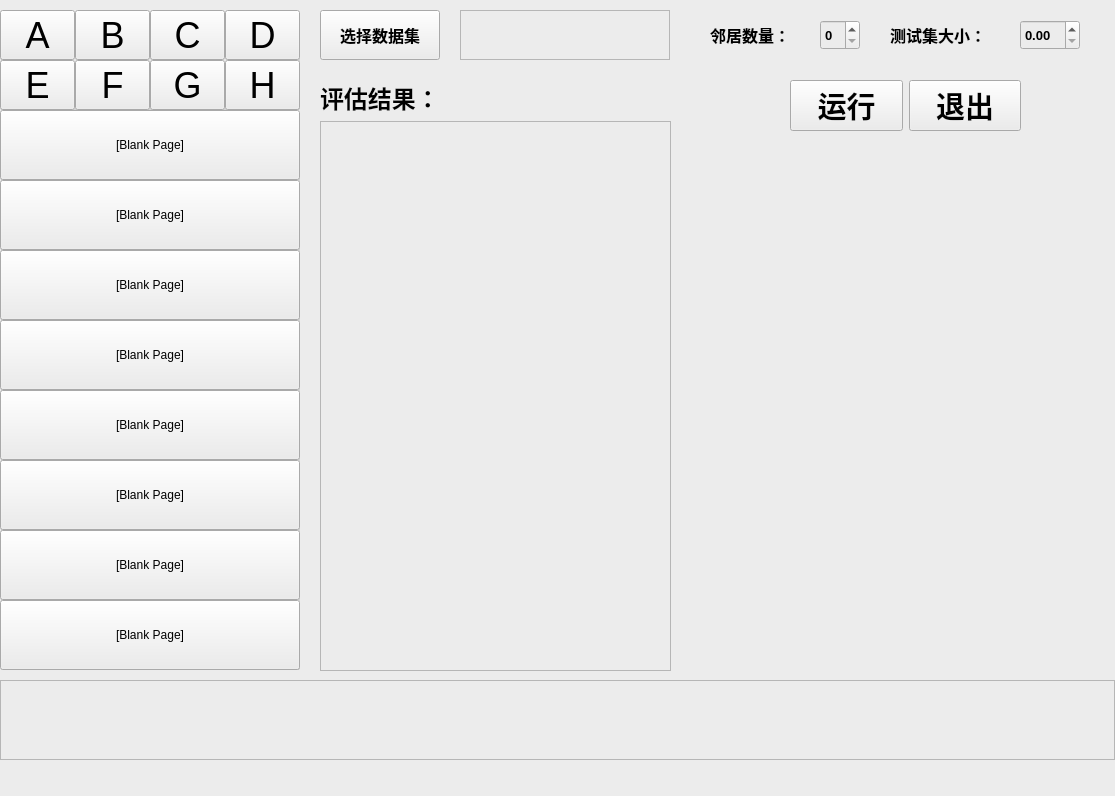
<?xml version="1.0" encoding="UTF-8"?>
<ui version="4.0">
 <class>MainWindow</class>
 <widget class="QMainWindow" name="MainWindow">
  <property name="geometry">
   <rect>
    <x>0</x>
    <y>0</y>
    <width>1115</width>
    <height>796</height>
   </rect>
  </property>
  <property name="sizePolicy">
   <sizepolicy hsizetype="Minimum" vsizetype="Fixed">
    <horstretch>0</horstretch>
    <verstretch>0</verstretch>
   </sizepolicy>
  </property>
  <property name="windowTitle">
   <string>KNN_分类</string>
  </property>
  <property name="styleSheet">
   <string notr="true">background-color: rgb(236, 236, 236);</string>
  </property>
  <widget class="QWidget" name="centralwidget">
   <widget class="QLabel" name="lbl_img">
    <property name="geometry">
     <rect>
      <x>680</x>
      <y>170</y>
      <width>420</width>
      <height>500</height>
     </rect>
    </property>
    <property name="mouseTracking">
     <bool>true</bool>
    </property>
    <property name="styleSheet">
     <string notr="true">border-color: rgb(211, 211, 211);</string>
    </property>
    <property name="text">
     <string/>
    </property>
    <property name="scaledContents">
     <bool>true</bool>
    </property>
   </widget>
   <widget class="QGroupBox" name="group_9_to_16">
    <property name="geometry">
     <rect>
      <x>0</x>
      <y>110</y>
      <width>300</width>
      <height>560</height>
     </rect>
    </property>
    <widget class="QPushButton" name="pushButton_16">
     <property name="geometry">
      <rect>
       <x>0</x>
       <y>490</y>
       <width>300</width>
       <height>70</height>
      </rect>
     </property>
     <property name="maximumSize">
      <size>
       <width>400</width>
       <height>100</height>
      </size>
     </property>
     <property name="font">
      <font>
       <family>Arial</family>
       <pointsize>9</pointsize>
      </font>
     </property>
     <property name="mouseTracking">
      <bool>false</bool>
     </property>
     <property name="styleSheet">
      <string notr="true">border-color: rgb(198, 198, 198);</string>
     </property>
     <property name="inputMethodHints">
      <set>Qt::ImhNone</set>
     </property>
     <property name="text">
      <string>[Blank Page]</string>
     </property>
     <property name="iconSize">
      <size>
       <width>20</width>
       <height>20</height>
      </size>
     </property>
     <property name="autoExclusive">
      <bool>false</bool>
     </property>
     <property name="autoRepeatDelay">
      <number>300</number>
     </property>
    </widget>
    <widget class="QPushButton" name="pushButton_15">
     <property name="geometry">
      <rect>
       <x>0</x>
       <y>420</y>
       <width>300</width>
       <height>70</height>
      </rect>
     </property>
     <property name="maximumSize">
      <size>
       <width>400</width>
       <height>100</height>
      </size>
     </property>
     <property name="font">
      <font>
       <family>Arial</family>
       <pointsize>9</pointsize>
      </font>
     </property>
     <property name="mouseTracking">
      <bool>false</bool>
     </property>
     <property name="styleSheet">
      <string notr="true">border-color: rgb(198, 198, 198);</string>
     </property>
     <property name="inputMethodHints">
      <set>Qt::ImhNone</set>
     </property>
     <property name="text">
      <string>[Blank Page]</string>
     </property>
     <property name="iconSize">
      <size>
       <width>20</width>
       <height>20</height>
      </size>
     </property>
     <property name="autoExclusive">
      <bool>false</bool>
     </property>
     <property name="autoRepeatDelay">
      <number>300</number>
     </property>
    </widget>
    <widget class="QPushButton" name="pushButton_14">
     <property name="geometry">
      <rect>
       <x>0</x>
       <y>350</y>
       <width>300</width>
       <height>70</height>
      </rect>
     </property>
     <property name="maximumSize">
      <size>
       <width>400</width>
       <height>100</height>
      </size>
     </property>
     <property name="font">
      <font>
       <family>Arial</family>
       <pointsize>9</pointsize>
      </font>
     </property>
     <property name="mouseTracking">
      <bool>false</bool>
     </property>
     <property name="styleSheet">
      <string notr="true">border-color: rgb(198, 198, 198);</string>
     </property>
     <property name="inputMethodHints">
      <set>Qt::ImhNone</set>
     </property>
     <property name="text">
      <string>[Blank Page]</string>
     </property>
     <property name="iconSize">
      <size>
       <width>20</width>
       <height>20</height>
      </size>
     </property>
     <property name="autoExclusive">
      <bool>false</bool>
     </property>
     <property name="autoRepeatDelay">
      <number>300</number>
     </property>
    </widget>
    <widget class="QPushButton" name="pushButton_11">
     <property name="geometry">
      <rect>
       <x>0</x>
       <y>140</y>
       <width>300</width>
       <height>70</height>
      </rect>
     </property>
     <property name="maximumSize">
      <size>
       <width>400</width>
       <height>100</height>
      </size>
     </property>
     <property name="font">
      <font>
       <family>Arial</family>
       <pointsize>9</pointsize>
      </font>
     </property>
     <property name="mouseTracking">
      <bool>false</bool>
     </property>
     <property name="styleSheet">
      <string notr="true">border-color: rgb(198, 198, 198);</string>
     </property>
     <property name="inputMethodHints">
      <set>Qt::ImhNone</set>
     </property>
     <property name="text">
      <string>[Blank Page]</string>
     </property>
     <property name="iconSize">
      <size>
       <width>20</width>
       <height>20</height>
      </size>
     </property>
     <property name="autoExclusive">
      <bool>false</bool>
     </property>
     <property name="autoRepeatDelay">
      <number>300</number>
     </property>
    </widget>
    <widget class="QPushButton" name="pushButton_13">
     <property name="geometry">
      <rect>
       <x>0</x>
       <y>280</y>
       <width>300</width>
       <height>70</height>
      </rect>
     </property>
     <property name="maximumSize">
      <size>
       <width>400</width>
       <height>100</height>
      </size>
     </property>
     <property name="font">
      <font>
       <family>Arial</family>
       <pointsize>9</pointsize>
      </font>
     </property>
     <property name="mouseTracking">
      <bool>false</bool>
     </property>
     <property name="styleSheet">
      <string notr="true">border-color: rgb(198, 198, 198);</string>
     </property>
     <property name="inputMethodHints">
      <set>Qt::ImhNone</set>
     </property>
     <property name="text">
      <string>[Blank Page]</string>
     </property>
     <property name="iconSize">
      <size>
       <width>20</width>
       <height>20</height>
      </size>
     </property>
     <property name="autoExclusive">
      <bool>false</bool>
     </property>
     <property name="autoRepeatDelay">
      <number>300</number>
     </property>
    </widget>
    <widget class="QPushButton" name="pushButton_10">
     <property name="geometry">
      <rect>
       <x>0</x>
       <y>70</y>
       <width>300</width>
       <height>70</height>
      </rect>
     </property>
     <property name="maximumSize">
      <size>
       <width>400</width>
       <height>100</height>
      </size>
     </property>
     <property name="font">
      <font>
       <family>Arial</family>
       <pointsize>9</pointsize>
      </font>
     </property>
     <property name="mouseTracking">
      <bool>false</bool>
     </property>
     <property name="styleSheet">
      <string notr="true">border-color: rgb(198, 198, 198);</string>
     </property>
     <property name="inputMethodHints">
      <set>Qt::ImhNone</set>
     </property>
     <property name="text">
      <string>[Blank Page]</string>
     </property>
     <property name="iconSize">
      <size>
       <width>20</width>
       <height>20</height>
      </size>
     </property>
     <property name="autoExclusive">
      <bool>false</bool>
     </property>
     <property name="autoRepeatDelay">
      <number>300</number>
     </property>
    </widget>
    <widget class="QPushButton" name="pushButton_9">
     <property name="geometry">
      <rect>
       <x>0</x>
       <y>0</y>
       <width>300</width>
       <height>70</height>
      </rect>
     </property>
     <property name="maximumSize">
      <size>
       <width>400</width>
       <height>100</height>
      </size>
     </property>
     <property name="font">
      <font>
       <family>Arial</family>
       <pointsize>9</pointsize>
      </font>
     </property>
     <property name="mouseTracking">
      <bool>false</bool>
     </property>
     <property name="styleSheet">
      <string notr="true">border-color: rgb(198, 198, 198);</string>
     </property>
     <property name="inputMethodHints">
      <set>Qt::ImhNone</set>
     </property>
     <property name="text">
      <string>[Blank Page]</string>
     </property>
     <property name="iconSize">
      <size>
       <width>20</width>
       <height>20</height>
      </size>
     </property>
     <property name="autoExclusive">
      <bool>false</bool>
     </property>
     <property name="autoRepeatDelay">
      <number>300</number>
     </property>
    </widget>
    <widget class="QPushButton" name="pushButton_12">
     <property name="geometry">
      <rect>
       <x>0</x>
       <y>210</y>
       <width>300</width>
       <height>70</height>
      </rect>
     </property>
     <property name="maximumSize">
      <size>
       <width>400</width>
       <height>100</height>
      </size>
     </property>
     <property name="font">
      <font>
       <family>Arial</family>
       <pointsize>9</pointsize>
      </font>
     </property>
     <property name="mouseTracking">
      <bool>false</bool>
     </property>
     <property name="styleSheet">
      <string notr="true">border-color: rgb(198, 198, 198);</string>
     </property>
     <property name="inputMethodHints">
      <set>Qt::ImhNone</set>
     </property>
     <property name="text">
      <string>[Blank Page]</string>
     </property>
     <property name="iconSize">
      <size>
       <width>20</width>
       <height>20</height>
      </size>
     </property>
     <property name="autoExclusive">
      <bool>false</bool>
     </property>
     <property name="autoRepeatDelay">
      <number>300</number>
     </property>
    </widget>
   </widget>
   <widget class="QWidget" name="layoutWidget">
    <property name="geometry">
     <rect>
      <x>320</x>
      <y>80</y>
      <width>351</width>
      <height>591</height>
     </rect>
    </property>
    <layout class="QVBoxLayout" name="verticalLayout">
     <item>
      <widget class="QLabel" name="label_4">
       <property name="styleSheet">
        <string notr="true">border-bottom-color: rgb(211, 211, 211);</string>
       </property>
       <property name="text">
        <string>&lt;html&gt;&lt;head/&gt;&lt;body&gt;&lt;p&gt;&lt;span style=&quot; font-size:18pt; font-weight:600;&quot;&gt;评估结果：&lt;/span&gt;&lt;/p&gt;&lt;/body&gt;&lt;/html&gt;</string>
       </property>
      </widget>
     </item>
     <item>
      <widget class="QTextBrowser" name="textBrowser">
       <property name="styleSheet">
        <string notr="true">border-color: rgb(211, 211, 211);</string>
       </property>
      </widget>
     </item>
    </layout>
   </widget>
   <widget class="QWidget" name="layoutWidget">
    <property name="geometry">
     <rect>
      <x>790</x>
      <y>70</y>
      <width>231</width>
      <height>71</height>
     </rect>
    </property>
    <layout class="QHBoxLayout" name="horizontalLayout_2">
     <item>
      <widget class="QPushButton" name="btn_train">
       <property name="font">
        <font>
         <pointsize>22</pointsize>
         <weight>75</weight>
         <bold>true</bold>
        </font>
       </property>
       <property name="text">
        <string>运行</string>
       </property>
      </widget>
     </item>
     <item>
      <widget class="QPushButton" name="btn_exit">
       <property name="font">
        <font>
         <pointsize>22</pointsize>
         <weight>75</weight>
         <bold>true</bold>
        </font>
       </property>
       <property name="text">
        <string>退出</string>
       </property>
      </widget>
     </item>
    </layout>
   </widget>
   <widget class="QGroupBox" name="group_A_to_H">
    <property name="geometry">
     <rect>
      <x>0</x>
      <y>10</y>
      <width>300</width>
      <height>100</height>
     </rect>
    </property>
    <property name="sizePolicy">
     <sizepolicy hsizetype="Preferred" vsizetype="Preferred">
      <horstretch>0</horstretch>
      <verstretch>0</verstretch>
     </sizepolicy>
    </property>
    <property name="styleSheet">
     <string notr="true">selection-background-color: rgb(255, 255, 0);</string>
    </property>
    <widget class="QPushButton" name="pushButton_A">
     <property name="geometry">
      <rect>
       <x>0</x>
       <y>0</y>
       <width>75</width>
       <height>50</height>
      </rect>
     </property>
     <property name="maximumSize">
      <size>
       <width>16777215</width>
       <height>16777215</height>
      </size>
     </property>
     <property name="font">
      <font>
       <pointsize>27</pointsize>
      </font>
     </property>
     <property name="text">
      <string>A</string>
     </property>
     <property name="checkable">
      <bool>false</bool>
     </property>
     <property name="autoRepeat">
      <bool>false</bool>
     </property>
     <property name="autoExclusive">
      <bool>false</bool>
     </property>
     <property name="autoDefault">
      <bool>false</bool>
     </property>
    </widget>
    <widget class="QPushButton" name="pushButton_B">
     <property name="geometry">
      <rect>
       <x>75</x>
       <y>0</y>
       <width>75</width>
       <height>50</height>
      </rect>
     </property>
     <property name="font">
      <font>
       <pointsize>27</pointsize>
      </font>
     </property>
     <property name="text">
      <string>B</string>
     </property>
     <property name="checkable">
      <bool>false</bool>
     </property>
     <property name="autoRepeat">
      <bool>false</bool>
     </property>
     <property name="autoExclusive">
      <bool>false</bool>
     </property>
     <property name="autoDefault">
      <bool>false</bool>
     </property>
    </widget>
    <widget class="QPushButton" name="pushButton_C">
     <property name="geometry">
      <rect>
       <x>150</x>
       <y>0</y>
       <width>75</width>
       <height>50</height>
      </rect>
     </property>
     <property name="font">
      <font>
       <pointsize>27</pointsize>
      </font>
     </property>
     <property name="text">
      <string>C</string>
     </property>
     <property name="checkable">
      <bool>false</bool>
     </property>
     <property name="autoRepeat">
      <bool>false</bool>
     </property>
     <property name="autoExclusive">
      <bool>false</bool>
     </property>
     <property name="autoDefault">
      <bool>false</bool>
     </property>
    </widget>
    <widget class="QPushButton" name="pushButton_D">
     <property name="geometry">
      <rect>
       <x>225</x>
       <y>0</y>
       <width>75</width>
       <height>50</height>
      </rect>
     </property>
     <property name="font">
      <font>
       <pointsize>27</pointsize>
      </font>
     </property>
     <property name="styleSheet">
      <string notr="true">selection-color: rgb(255, 255, 0);
selection-background-color: rgb(255, 255, 0);</string>
     </property>
     <property name="text">
      <string>D</string>
     </property>
     <property name="checkable">
      <bool>false</bool>
     </property>
     <property name="autoRepeat">
      <bool>false</bool>
     </property>
     <property name="autoExclusive">
      <bool>false</bool>
     </property>
     <property name="autoDefault">
      <bool>false</bool>
     </property>
    </widget>
    <widget class="QPushButton" name="pushButton_E">
     <property name="geometry">
      <rect>
       <x>0</x>
       <y>50</y>
       <width>75</width>
       <height>50</height>
      </rect>
     </property>
     <property name="font">
      <font>
       <pointsize>27</pointsize>
      </font>
     </property>
     <property name="text">
      <string>E</string>
     </property>
     <property name="checkable">
      <bool>false</bool>
     </property>
     <property name="autoRepeat">
      <bool>false</bool>
     </property>
     <property name="autoExclusive">
      <bool>false</bool>
     </property>
     <property name="autoDefault">
      <bool>false</bool>
     </property>
    </widget>
    <widget class="QPushButton" name="pushButton_F">
     <property name="geometry">
      <rect>
       <x>75</x>
       <y>50</y>
       <width>75</width>
       <height>50</height>
      </rect>
     </property>
     <property name="font">
      <font>
       <pointsize>27</pointsize>
      </font>
     </property>
     <property name="text">
      <string>F</string>
     </property>
     <property name="checkable">
      <bool>false</bool>
     </property>
     <property name="autoRepeat">
      <bool>false</bool>
     </property>
     <property name="autoExclusive">
      <bool>false</bool>
     </property>
     <property name="autoDefault">
      <bool>false</bool>
     </property>
    </widget>
    <widget class="QPushButton" name="pushButton_G">
     <property name="geometry">
      <rect>
       <x>150</x>
       <y>50</y>
       <width>75</width>
       <height>50</height>
      </rect>
     </property>
     <property name="font">
      <font>
       <pointsize>27</pointsize>
      </font>
     </property>
     <property name="text">
      <string>G</string>
     </property>
     <property name="checkable">
      <bool>false</bool>
     </property>
     <property name="autoRepeat">
      <bool>false</bool>
     </property>
     <property name="autoExclusive">
      <bool>false</bool>
     </property>
     <property name="autoDefault">
      <bool>false</bool>
     </property>
    </widget>
    <widget class="QPushButton" name="pushButton_H">
     <property name="geometry">
      <rect>
       <x>225</x>
       <y>50</y>
       <width>75</width>
       <height>50</height>
      </rect>
     </property>
     <property name="font">
      <font>
       <pointsize>27</pointsize>
      </font>
     </property>
     <property name="text">
      <string>H</string>
     </property>
     <property name="checkable">
      <bool>false</bool>
     </property>
     <property name="autoRepeat">
      <bool>false</bool>
     </property>
     <property name="autoExclusive">
      <bool>false</bool>
     </property>
     <property name="autoDefault">
      <bool>false</bool>
     </property>
    </widget>
   </widget>
   <widget class="QPushButton" name="btn_openFile">
    <property name="geometry">
     <rect>
      <x>320</x>
      <y>10</y>
      <width>120</width>
      <height>50</height>
     </rect>
    </property>
    <property name="font">
     <font>
      <pointsize>12</pointsize>
      <weight>75</weight>
      <bold>true</bold>
     </font>
    </property>
    <property name="cursor">
     <cursorShape>OpenHandCursor</cursorShape>
    </property>
    <property name="text">
     <string>选择数据集</string>
    </property>
   </widget>
   <widget class="QTextBrowser" name="result_img_path">
    <property name="geometry">
     <rect>
      <x>0</x>
      <y>680</y>
      <width>1115</width>
      <height>80</height>
     </rect>
    </property>
    <property name="sizePolicy">
     <sizepolicy hsizetype="MinimumExpanding" vsizetype="MinimumExpanding">
      <horstretch>0</horstretch>
      <verstretch>0</verstretch>
     </sizepolicy>
    </property>
    <property name="font">
     <font>
      <pointsize>26</pointsize>
      <weight>75</weight>
      <bold>true</bold>
     </font>
    </property>
   </widget>
   <widget class="QTextBrowser" name="dataset_name">
    <property name="geometry">
     <rect>
      <x>460</x>
      <y>10</y>
      <width>210</width>
      <height>50</height>
     </rect>
    </property>
    <property name="font">
     <font>
      <pointsize>14</pointsize>
      <weight>75</weight>
      <bold>true</bold>
     </font>
    </property>
    <property name="styleSheet">
     <string notr="true">border-color: rgb(255, 255, 255);</string>
    </property>
   </widget>
   <widget class="QDoubleSpinBox" name="KNN_Classify_testsize">
    <property name="geometry">
     <rect>
      <x>1020</x>
      <y>20</y>
      <width>60</width>
      <height>30</height>
     </rect>
    </property>
    <property name="font">
     <font>
      <pointsize>10</pointsize>
      <weight>75</weight>
      <bold>true</bold>
     </font>
    </property>
    <property name="maximum">
     <double>1.000000000000000</double>
    </property>
    <property name="singleStep">
     <double>0.100000000000000</double>
    </property>
   </widget>
   <widget class="QLabel" name="label_3">
    <property name="geometry">
     <rect>
      <x>890</x>
      <y>20</y>
      <width>121</width>
      <height>30</height>
     </rect>
    </property>
    <property name="text">
     <string>&lt;html&gt;&lt;head/&gt;&lt;body&gt;&lt;p&gt;&lt;span style=&quot; font-size:12pt; font-weight:600;&quot;&gt;测试集大小：&lt;/span&gt;&lt;/p&gt;&lt;/body&gt;&lt;/html&gt;</string>
    </property>
   </widget>
   <widget class="QLabel" name="label_5">
    <property name="geometry">
     <rect>
      <x>710</x>
      <y>20</y>
      <width>101</width>
      <height>30</height>
     </rect>
    </property>
    <property name="font">
     <font>
      <pointsize>12</pointsize>
      <weight>75</weight>
      <bold>true</bold>
     </font>
    </property>
    <property name="text">
     <string>&lt;html&gt;&lt;head/&gt;&lt;body&gt;&lt;p&gt;&lt;span style=&quot; font-size:12pt; font-weight:600;&quot;&gt;邻居数量：&lt;/span&gt;&lt;/p&gt;&lt;/body&gt;&lt;/html&gt;</string>
    </property>
   </widget>
   <widget class="QSpinBox" name="n_neighbors">
    <property name="geometry">
     <rect>
      <x>820</x>
      <y>20</y>
      <width>40</width>
      <height>30</height>
     </rect>
    </property>
    <property name="font">
     <font>
      <pointsize>10</pointsize>
      <weight>75</weight>
      <bold>true</bold>
     </font>
    </property>
   </widget>
  </widget>
  <widget class="QMenuBar" name="menubar">
   <property name="geometry">
    <rect>
     <x>0</x>
     <y>0</y>
     <width>1115</width>
     <height>26</height>
    </rect>
   </property>
  </widget>
  <widget class="QStatusBar" name="statusbar"/>
 </widget>
 <resources/>
 <connections/>
</ui>
